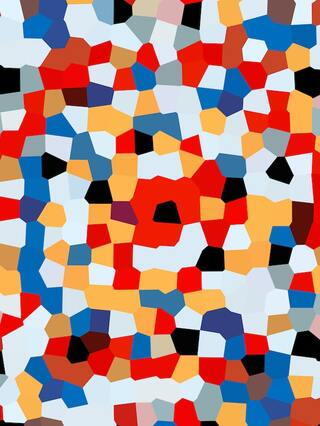
#> input picture Stefan/images/alta.jpg, 320 x 426 px
$ python -i class_image.py   (imports and definitions only)
#> lines starting #> are read from the running program, lines starting #| are printed output that depends on the picture
import cv2 as cv
import numpy as np
from copy import deepcopy as dpcp


class MyPixel:
    direction = [(0, 1), (0, -1), (1, 0), (-1, 0), (1, 1), (1, -1), (-1, -1), (-1, 1)]
    # [60 lines left out: functions __init__, getAdjacentPixels, getAdjComponentValues, changePixelComponentByMethod, mode, not called in this run]


class MyImage:
    """
    A custom class for working with images.

    Attributes:
    - name (str): the name of the file without extension
    - ext (str): the extension of the file
    - matrix (np.ndarray): the color image matrix
    - red (np.ndarray): the matrix of the red channel
    - green (np.ndarray): the matrix of the green channel
    - blue (np.ndarray): the matrix of the blue channel
    - gray (np.ndarray): the matrix of the grayscale image

    Methods:
    - __init__(filename: str): initializes the MyImage object with the file specified by filename.
    - getSingleColorImageFile(want: list): returns single color images for the given indices, and saves them as separate files.
    - getGrayValue(rgb: List[int]): returns a balanced grayscale value given a list of BGR components.
    - getOnlyColor(color: int): returns the color matrix with only one color channel.
    - getOnlyGrayImage(): returns the grayscale matrix with only one channel.
    - getOnlyBlueImage(): returns the blue channel matrix.
    - getOnlyGreenImage(): returns the green channel matrix.
    - getOnlyRedImage(): returns the red channel matrix.
    """


    def __init__(self, filename):
        # constructor to initialize instance variables
#> called with filename = 'images/alta.jpg'
        self.name, self.ext = filename.split(".")  # split file name and extension
        self.matrix = cv.imread(filename) # read the image file into a matrix
#> self.matrix is the input picture: shape (426, 320, 3); mean B, G, R 129.9, 134.9, 174.4
        self.blue = None # variable to store the blue color image
        self.green = None # variable to store the green color image
        self.red = None # variable to store the red color image
        self.gray = None # variable to store the grayscale image
        self.gradientMagnitude = None # variable to store how abruptly the pixels itensity changes from one to another
        self.meanGradientMagnitude = None # variable to store the mean of gradient magnitude
        self.rmsGradientMagnitude = None # variable to store the rms value of gradient magnitude
        self.stdvGradientMagnitude = None # variable to store the standard deviation value of gradient magnitude
        self.lastResizedMatrix = None

    # [27 lines left out: function getSingleColorImageFile, not called in this run]


    def getGrayValue(self, bgr):
        """
        This method takes an BGR color value and returns the corresponding grayscale value.

        bgr: list of 3 integers. Each element should be an integer between 0 and 255, representing the blue,
        green, and red color values of a pixel in the image.

        returns: a rounded single float representing the corresponding grayscale value.
        """
        R = bgr[2]
        G = bgr[1]
        B = bgr[0]
        return np.uint8(round(0.2989 * R + 0.5870 * G + 0.1140 * B, 1))

    # [18 lines left out: function getOnlyColor, not called in this run]

    def getOnlyGrayImage(self):
        """
         Returns a color matrix with the value of BGR components turned into a single, balanced grayscale value.
        """
        # Create a matrix full of zeros with shape identical to the original matrix to avoid modifying the original image
        m = np.zeros((len(self.matrix), len(self.matrix[0])), dtype=np.uint8)
#> m: shape (426, 320); every value is 0

        # Loop over all the pixels in the matrix and calculate their grayscale value
        for i in range(len(m)):
            for j in range(len(m[i])):
                # Call the getGrayValue method to calculate the balanced grayscale value
                m[i, j] = self.getGrayValue(self.matrix[i, j])
#> this loop made 426 passes
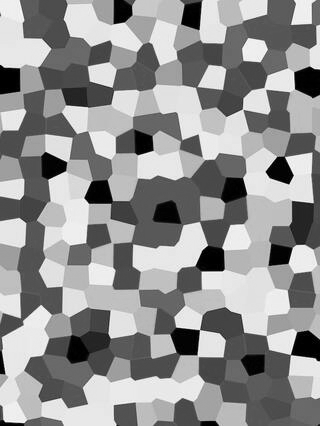
#> m: shape (426, 320); min 0, max 254, mean 145.7

        return m

    def getOnlyBlueImage(self):
        """Returns color matrix with green and red components of all pixels zeroed"""
        return self.getOnlyColor(0)

    def getOnlyGreenImage(self):
        """Returns color matrix with blue and red components of all pixels zeroed"""
        return self.getOnlyColor(1)

    def getOnlyRedImage(self):
        """Returns color matrix with blue and green components of all pixels zeroed"""
        return self.getOnlyColor(2)

    def size(self):
        """Return size of image based in matrix obtained"""
        print(len(self.matrix), "X", len(self.matrix[0]))

    def spatialInfo(self):
        """
        This method calculates the standard deviation of the gradient magnitude of an image.
        It first checks if the grayscale image is available, and if not, it obtains it.
        Then it calculates the horizontal and vertical gradients of the image using Sobel operators.
        The magnitude of the gradient is calculated as the square root of the sum of the squares of the horizontal and vertical gradients.
        The mean and root mean squared values of the gradient magnitude are calculated, followed by the standard deviation of the gradient magnitude.
        Finally, returns the standard deviation of the gradient magnitude.
        """
        # Check if the grayscale image is already available, otherwise obtain it
        if self.gray is None:
            self.gray = self.getOnlyGrayImage()

        # Calculate the horizontal (x) gradient of the image
        derivative_x = cv.Sobel(self.gray, cv.CV_64F, 1, 0, ksize=1)
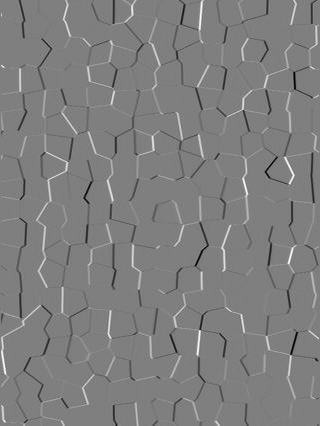
#> derivative_x: shape (426, 320) float64; min -250, max 251, mean -0.1; drawn with min black and max white

        # Calculate the vertical (y) gradient of the image
        derivative_y = cv.Sobel(self.gray, cv.CV_64F, 0, 1, ksize=1)
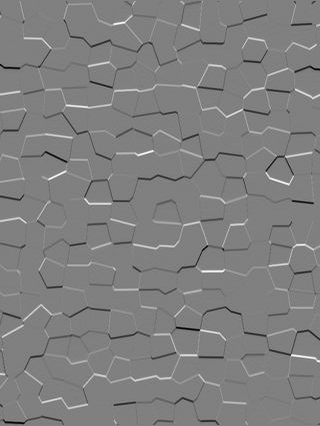
#> derivative_y: shape (426, 320) float64; min -251, max 249, mean -0.2; drawn with min black and max white

        # Calculate the magnitude of the gradient of the image
        self.gradientMagnitude = gradient_magnitude = np.sqrt(np.square(derivative_x) + np.square(derivative_y))
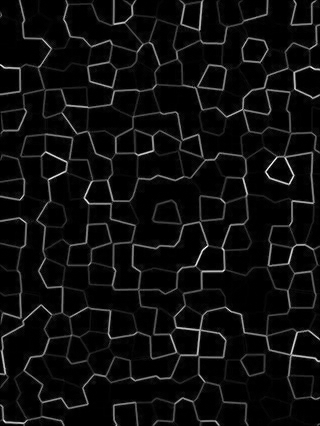
#> self.gradientMagnitude: shape (426, 320) float64; min 0, max 325.3, mean 17.8; drawn with min black and max white

        # Calculate the mean of the gradient magnitude
        self.meanGradientMagnitude = mean_gradient_magnitude = np.sum(gradient_magnitude) / (gradient_magnitude.shape[0] * gradient_magnitude.shape[1])

        # Calculate the root mean squared of the gradient magnitude
        self.rmsGradientMagnitude = root_mean_squared_gradient_magnitude = np.sqrt(np.sum(gradient_magnitude ** 2) / (gradient_magnitude.shape[0] * gradient_magnitude.shape[1]))

        # Calculate the standard deviation of the gradient magnitude
        self.stdvGradientMagnitude = gradient_magnitude_std_deviation = np.sqrt(np.sum(gradient_magnitude ** 2 - mean_gradient_magnitude ** 2) / (gradient_magnitude.shape[0] * gradient_magnitude.shape[1]))

        return gradient_magnitude_std_deviation

    # [77 lines left out: function resize, not called in this run]

    def writeLastResizedMatrix(self, filename):
        cv.imwrite(filename, self.lastResizedMatrix)

>>> result = MyImage('images/alta.jpg').spatialInfo()

$ run again, on Stefan/images/beach.jpg
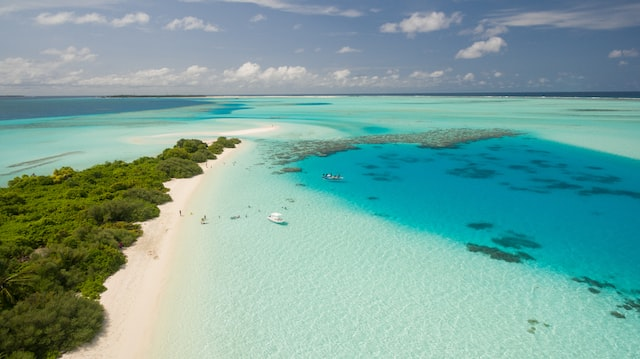
#> input picture Stefan/images/beach.jpg, 640 x 359 px
#> in __init__, self.matrix is the input picture: shape (359, 640, 3); mean B, G, R 156.8, 164, 120.5
#> the loop in getOnlyGrayImage, `for i in range(len(m)):` made 359 passes
#> after the loop in getOnlyGrayImage, `for i in range(len(m)):`:
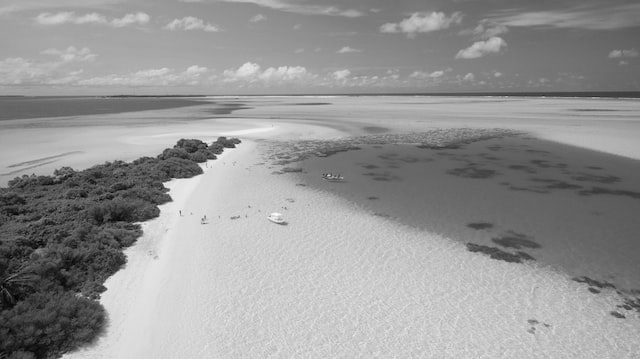
#> m: shape (359, 640); min 1, max 253, mean 149.7
#> in spatialInfo, `self.gradientMagnitude = gradient_magnitude = np.sqrt(np.square(deriva..`:
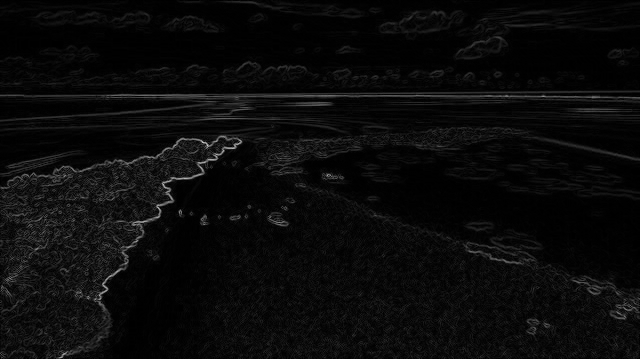
#> self.gradientMagnitude: shape (359, 640) float64; min 0, max 206.4, mean 10.6
